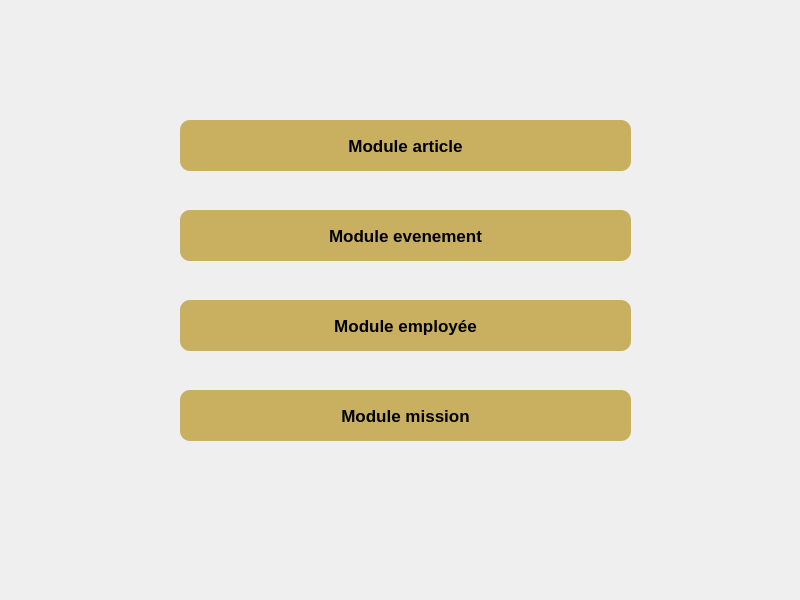
<?xml version="1.0" encoding="UTF-8"?>
<ui version="4.0">
 <class>menu</class>
 <widget class="QDialog" name="menu">
  <property name="geometry">
   <rect>
    <x>0</x>
    <y>0</y>
    <width>800</width>
    <height>600</height>
   </rect>
  </property>
  <property name="windowTitle">
   <string>Dialog</string>
  </property>
  <widget class="QPushButton" name="pushButton">
   <property name="geometry">
    <rect>
     <x>180</x>
     <y>120</y>
     <width>451</width>
     <height>51</height>
    </rect>
   </property>
   <property name="styleSheet">
    <string notr="true">QPushButton
    {
 
      background-color: rgb(200,176,96);
    background-clip: padding;
border-style: outset;
     border-width: 0px;
     border-radius: 10px;
     border-color: beige;
font-family: &quot;Times New Roman&quot;, Times, serif;
     font: bold 17px;
     min-width: 10em;
     padding: 6px;


 
    }

QPushButton:hover
    {
 
      background-color: rgb(159,136,55);
    background-clip: padding;

 
    }</string>
   </property>
   <property name="text">
    <string>Module article</string>
   </property>
  </widget>
  <widget class="QPushButton" name="pushButton_2">
   <property name="geometry">
    <rect>
     <x>180</x>
     <y>210</y>
     <width>451</width>
     <height>51</height>
    </rect>
   </property>
   <property name="styleSheet">
    <string notr="true">QPushButton
    {
 
      background-color: rgb(200,176,96);
    background-clip: padding;
border-style: outset;
     border-width: 0px;
     border-radius: 10px;
     border-color: beige;
font-family: &quot;Times New Roman&quot;, Times, serif;
     font: bold 17px;
     min-width: 10em;
     padding: 6px;


 
    }

QPushButton:hover
    {
 
      background-color: rgb(159,136,55);
    background-clip: padding;

 
    }</string>
   </property>
   <property name="text">
    <string>Module evenement</string>
   </property>
  </widget>
  <widget class="QPushButton" name="pushButton_3">
   <property name="geometry">
    <rect>
     <x>180</x>
     <y>300</y>
     <width>451</width>
     <height>51</height>
    </rect>
   </property>
   <property name="styleSheet">
    <string notr="true">QPushButton
    {
 
      background-color: rgb(200,176,96);
    background-clip: padding;
border-style: outset;
     border-width: 0px;
     border-radius: 10px;
     border-color: beige;
font-family: &quot;Times New Roman&quot;, Times, serif;
     font: bold 17px;
     min-width: 10em;
     padding: 6px;


 
    }

QPushButton:hover
    {
 
      background-color: rgb(159,136,55);
    background-clip: padding;

 
    }</string>
   </property>
   <property name="text">
    <string>Module employée</string>
   </property>
  </widget>
  <widget class="QPushButton" name="pushButton_4">
   <property name="geometry">
    <rect>
     <x>180</x>
     <y>390</y>
     <width>451</width>
     <height>51</height>
    </rect>
   </property>
   <property name="styleSheet">
    <string notr="true">QPushButton
    {
 
      background-color: rgb(200,176,96);
    background-clip: padding;
border-style: outset;
     border-width: 0px;
     border-radius: 10px;
     border-color: beige;
font-family: &quot;Times New Roman&quot;, Times, serif;
     font: bold 17px;
     min-width: 10em;
     padding: 6px;


 
    }

QPushButton:hover
    {
 
      background-color: rgb(159,136,55);
    background-clip: padding;

 
    }</string>
   </property>
   <property name="text">
    <string>Module mission</string>
   </property>
  </widget>
 </widget>
 <resources/>
 <connections/>
</ui>
